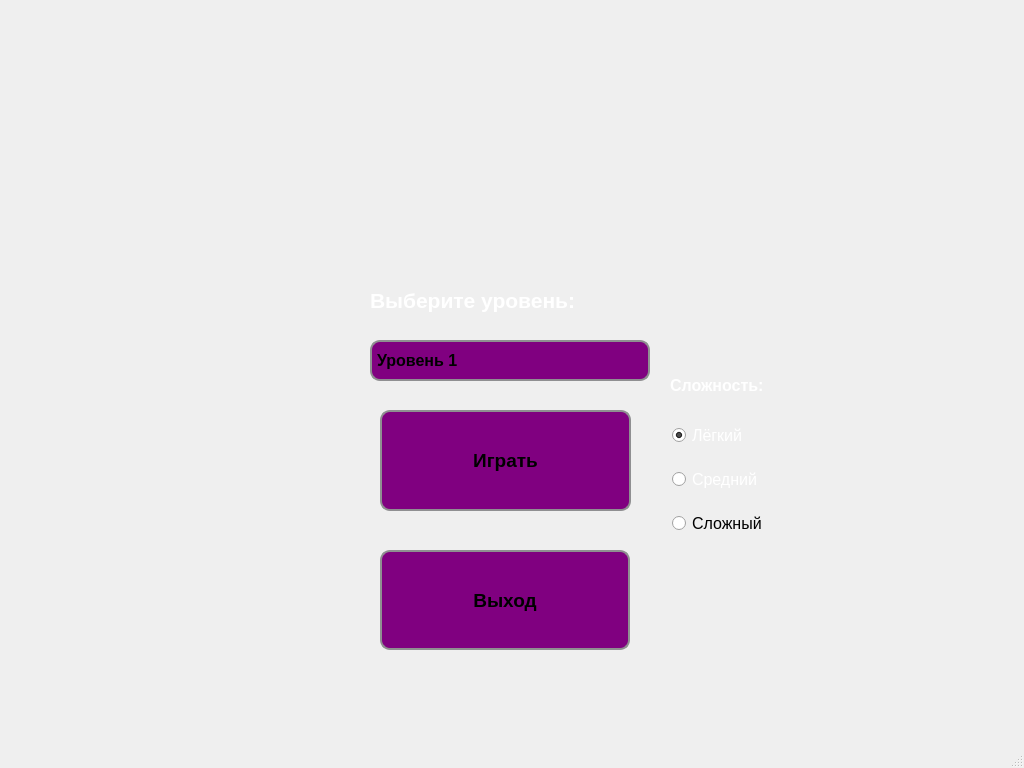
<?xml version="1.0" encoding="UTF-8"?>
<ui version="4.0">
 <class>MainWindow</class>
 <widget class="QMainWindow" name="MainWindow">
  <property name="geometry">
   <rect>
    <x>0</x>
    <y>0</y>
    <width>1024</width>
    <height>768</height>
   </rect>
  </property>
  <property name="sizePolicy">
   <sizepolicy hsizetype="Fixed" vsizetype="Fixed">
    <horstretch>0</horstretch>
    <verstretch>0</verstretch>
   </sizepolicy>
  </property>
  <property name="minimumSize">
   <size>
    <width>1024</width>
    <height>768</height>
   </size>
  </property>
  <property name="maximumSize">
   <size>
    <width>1024</width>
    <height>768</height>
   </size>
  </property>
  <property name="windowTitle">
   <string>Galaga</string>
  </property>
  <widget class="QWidget" name="centralwidget">
   <property name="maximumSize">
    <size>
     <width>1024</width>
     <height>16777215</height>
    </size>
   </property>
   <widget class="QWidget" name="verticalLayoutWidget">
    <property name="geometry">
     <rect>
      <x>260</x>
      <y>30</y>
      <width>511</width>
      <height>271</height>
     </rect>
    </property>
    <layout class="QVBoxLayout" name="verticalLayout">
     <property name="sizeConstraint">
      <enum>QLayout::SetFixedSize</enum>
     </property>
     <item>
      <widget class="QLabel" name="logo">
       <property name="sizePolicy">
        <sizepolicy hsizetype="Fixed" vsizetype="Fixed">
         <horstretch>0</horstretch>
         <verstretch>0</verstretch>
        </sizepolicy>
       </property>
       <property name="maximumSize">
        <size>
         <width>500</width>
         <height>250</height>
        </size>
       </property>
       <property name="text">
        <string/>
       </property>
       <property name="pixmap">
        <pixmap resource="src.qrc">:/img/logo.png</pixmap>
       </property>
       <property name="scaledContents">
        <bool>true</bool>
       </property>
      </widget>
     </item>
    </layout>
   </widget>
   <widget class="QPushButton" name="startButton">
    <property name="geometry">
     <rect>
      <x>380</x>
      <y>410</y>
      <width>251</width>
      <height>101</height>
     </rect>
    </property>
    <property name="sizePolicy">
     <sizepolicy hsizetype="Fixed" vsizetype="Fixed">
      <horstretch>0</horstretch>
      <verstretch>0</verstretch>
     </sizepolicy>
    </property>
    <property name="font">
     <font>
      <pointsize>14</pointsize>
      <italic>false</italic>
      <bold>true</bold>
     </font>
    </property>
    <property name="autoFillBackground">
     <bool>false</bool>
    </property>
    <property name="styleSheet">
     <string notr="true">QPushButton{
border: 2px solid #8f8f91;
    border-radius: 10px; /* Это делает границы круглыми */
    background-color:#800080;;
    min-width: 80px;
    color: black;
}

QPushButton:hover {
    background-color: #9932CC;
}

QPushButton:pressed {
    background-color: #4B0082
;
}</string>
    </property>
    <property name="text">
     <string>Играть</string>
    </property>
   </widget>
   <widget class="QPushButton" name="quitButton">
    <property name="geometry">
     <rect>
      <x>380</x>
      <y>550</y>
      <width>250</width>
      <height>100</height>
     </rect>
    </property>
    <property name="sizePolicy">
     <sizepolicy hsizetype="Fixed" vsizetype="Fixed">
      <horstretch>0</horstretch>
      <verstretch>0</verstretch>
     </sizepolicy>
    </property>
    <property name="font">
     <font>
      <pointsize>14</pointsize>
      <bold>true</bold>
     </font>
    </property>
    <property name="styleSheet">
     <string notr="true">QPushButton{
border: 2px solid #8f8f91;
    border-radius: 10px; /* Это делает границы круглыми */
    background-color:#800080;;
    min-width: 80px;
    color: black;
}

QPushButton:hover {
    background-color: #9932CC;
}

QPushButton:pressed {
    background-color: #4B0082
;
}</string>
    </property>
    <property name="text">
     <string>Выход</string>
    </property>
   </widget>
   <widget class="QWidget" name="verticalLayoutWidget_2">
    <property name="geometry">
     <rect>
      <x>672</x>
      <y>410</y>
      <width>121</width>
      <height>141</height>
     </rect>
    </property>
    <layout class="QVBoxLayout" name="verticalLayout_2">
     <item>
      <widget class="QRadioButton" name="radioButton_Easy">
       <property name="palette">
        <palette>
         <active>
          <colorrole role="WindowText">
           <brush brushstyle="SolidPattern">
            <color alpha="255">
             <red>255</red>
             <green>255</green>
             <blue>255</blue>
            </color>
           </brush>
          </colorrole>
         </active>
         <inactive>
          <colorrole role="WindowText">
           <brush brushstyle="SolidPattern">
            <color alpha="255">
             <red>255</red>
             <green>255</green>
             <blue>255</blue>
            </color>
           </brush>
          </colorrole>
         </inactive>
         <disabled>
          <colorrole role="WindowText">
           <brush brushstyle="SolidPattern">
            <color alpha="255">
             <red>190</red>
             <green>190</green>
             <blue>190</blue>
            </color>
           </brush>
          </colorrole>
         </disabled>
        </palette>
       </property>
       <property name="font">
        <font>
         <pointsize>12</pointsize>
         <bold>false</bold>
        </font>
       </property>
       <property name="text">
        <string>Лёгкий</string>
       </property>
       <property name="checked">
        <bool>true</bool>
       </property>
      </widget>
     </item>
     <item>
      <widget class="QRadioButton" name="radioButton_Medium">
       <property name="palette">
        <palette>
         <active>
          <colorrole role="WindowText">
           <brush brushstyle="SolidPattern">
            <color alpha="255">
             <red>255</red>
             <green>255</green>
             <blue>255</blue>
            </color>
           </brush>
          </colorrole>
         </active>
         <inactive>
          <colorrole role="WindowText">
           <brush brushstyle="SolidPattern">
            <color alpha="255">
             <red>255</red>
             <green>255</green>
             <blue>255</blue>
            </color>
           </brush>
          </colorrole>
         </inactive>
         <disabled>
          <colorrole role="WindowText">
           <brush brushstyle="SolidPattern">
            <color alpha="255">
             <red>190</red>
             <green>190</green>
             <blue>190</blue>
            </color>
           </brush>
          </colorrole>
         </disabled>
        </palette>
       </property>
       <property name="font">
        <font>
         <pointsize>12</pointsize>
        </font>
       </property>
       <property name="text">
        <string>Средний</string>
       </property>
      </widget>
     </item>
     <item>
      <widget class="QRadioButton" name="radioButton_Hard">
       <property name="palette">
        <palette>
         <active>
          <colorrole role="WindowText">
           <brush brushstyle="SolidPattern">
            <color alpha="255">
             <red>255</red>
             <green>255</green>
             <blue>255</blue>
            </color>
           </brush>
          </colorrole>
         </active>
         <inactive>
          <colorrole role="WindowText">
           <brush brushstyle="SolidPattern">
            <color alpha="255">
             <red>0</red>
             <green>0</green>
             <blue>0</blue>
            </color>
           </brush>
          </colorrole>
         </inactive>
         <disabled>
          <colorrole role="WindowText">
           <brush brushstyle="SolidPattern">
            <color alpha="255">
             <red>190</red>
             <green>190</green>
             <blue>190</blue>
            </color>
           </brush>
          </colorrole>
         </disabled>
        </palette>
       </property>
       <property name="font">
        <font>
         <pointsize>12</pointsize>
        </font>
       </property>
       <property name="text">
        <string>Сложный</string>
       </property>
      </widget>
     </item>
    </layout>
   </widget>
   <widget class="QComboBox" name="comboBox">
    <property name="geometry">
     <rect>
      <x>370</x>
      <y>340</y>
      <width>280</width>
      <height>41</height>
     </rect>
    </property>
    <property name="font">
     <font>
      <pointsize>12</pointsize>
      <bold>true</bold>
     </font>
    </property>
    <property name="styleSheet">
     <string notr="true">QComboBox {
    border: 2px solid #8f8f91;
    border-radius: 10px;
    padding: 5px;
    background-color: #800080;
    color: black;
}

QComboBox:hover {
    background-color: #9932CC;
}

QComboBox::drop-down {
    border: none;
}</string>
    </property>
    <property name="currentIndex">
     <number>0</number>
    </property>
    <property name="maxVisibleItems">
     <number>2</number>
    </property>
    <property name="maxCount">
     <number>2</number>
    </property>
    <item>
     <property name="text">
      <string>Уровень 1</string>
     </property>
    </item>
    <item>
     <property name="text">
      <string>Уровень 2</string>
     </property>
    </item>
   </widget>
   <widget class="QLabel" name="chooseLevel">
    <property name="geometry">
     <rect>
      <x>370</x>
      <y>280</y>
      <width>241</width>
      <height>41</height>
     </rect>
    </property>
    <property name="palette">
     <palette>
      <active>
       <colorrole role="WindowText">
        <brush brushstyle="SolidPattern">
         <color alpha="255">
          <red>255</red>
          <green>255</green>
          <blue>255</blue>
         </color>
        </brush>
       </colorrole>
      </active>
      <inactive>
       <colorrole role="WindowText">
        <brush brushstyle="SolidPattern">
         <color alpha="255">
          <red>255</red>
          <green>255</green>
          <blue>255</blue>
         </color>
        </brush>
       </colorrole>
      </inactive>
      <disabled>
       <colorrole role="WindowText">
        <brush brushstyle="SolidPattern">
         <color alpha="255">
          <red>190</red>
          <green>190</green>
          <blue>190</blue>
         </color>
        </brush>
       </colorrole>
      </disabled>
     </palette>
    </property>
    <property name="font">
     <font>
      <pointsize>16</pointsize>
      <bold>true</bold>
     </font>
    </property>
    <property name="text">
     <string>Выберите уровень:</string>
    </property>
   </widget>
   <widget class="QLabel" name="background">
    <property name="geometry">
     <rect>
      <x>0</x>
      <y>0</y>
      <width>1024</width>
      <height>768</height>
     </rect>
    </property>
    <property name="sizePolicy">
     <sizepolicy hsizetype="Expanding" vsizetype="Expanding">
      <horstretch>0</horstretch>
      <verstretch>0</verstretch>
     </sizepolicy>
    </property>
    <property name="maximumSize">
     <size>
      <width>1024</width>
      <height>768</height>
     </size>
    </property>
    <property name="styleSheet">
     <string notr="true">QPushButton{
 background-color: red;
     border-style: outset;
     border-width: 2px;
     border-radius: 10px;
     border-color: beige;
     font: bold 14px;
     min-width: 10em;
     padding: 6px;
}</string>
    </property>
    <property name="text">
     <string/>
    </property>
    <property name="pixmap">
     <pixmap resource="src.qrc">:/img/DigitalUniverse.jpg</pixmap>
    </property>
   </widget>
   <widget class="QLabel" name="difficulty">
    <property name="geometry">
     <rect>
      <x>670</x>
      <y>370</y>
      <width>121</width>
      <height>31</height>
     </rect>
    </property>
    <property name="palette">
     <palette>
      <active>
       <colorrole role="WindowText">
        <brush brushstyle="SolidPattern">
         <color alpha="255">
          <red>255</red>
          <green>255</green>
          <blue>255</blue>
         </color>
        </brush>
       </colorrole>
      </active>
      <inactive>
       <colorrole role="WindowText">
        <brush brushstyle="SolidPattern">
         <color alpha="255">
          <red>255</red>
          <green>255</green>
          <blue>255</blue>
         </color>
        </brush>
       </colorrole>
      </inactive>
      <disabled>
       <colorrole role="WindowText">
        <brush brushstyle="SolidPattern">
         <color alpha="255">
          <red>190</red>
          <green>190</green>
          <blue>190</blue>
         </color>
        </brush>
       </colorrole>
      </disabled>
     </palette>
    </property>
    <property name="font">
     <font>
      <pointsize>12</pointsize>
      <bold>true</bold>
     </font>
    </property>
    <property name="text">
     <string>Сложность:</string>
    </property>
   </widget>
   <zorder>background</zorder>
   <zorder>verticalLayoutWidget</zorder>
   <zorder>startButton</zorder>
   <zorder>quitButton</zorder>
   <zorder>verticalLayoutWidget_2</zorder>
   <zorder>comboBox</zorder>
   <zorder>chooseLevel</zorder>
   <zorder>difficulty</zorder>
  </widget>
  <widget class="QMenuBar" name="menubar">
   <property name="geometry">
    <rect>
     <x>0</x>
     <y>0</y>
     <width>1024</width>
     <height>22</height>
    </rect>
   </property>
  </widget>
  <widget class="QStatusBar" name="statusbar"/>
 </widget>
 <resources>
  <include location="src.qrc"/>
 </resources>
 <connections/>
</ui>
